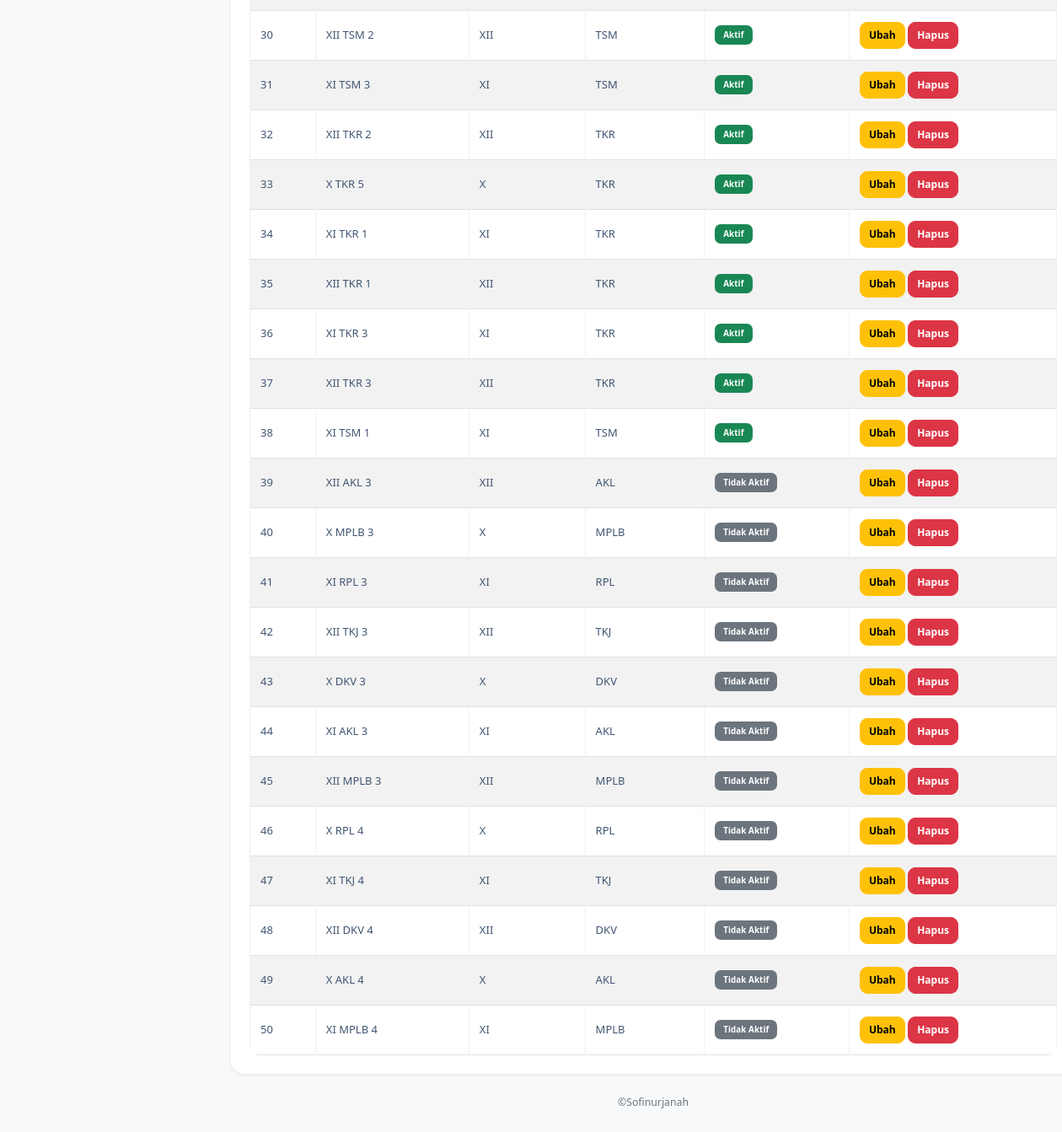
The page /data_kelas.php (signed in, lower part) on the database as committed earlier.
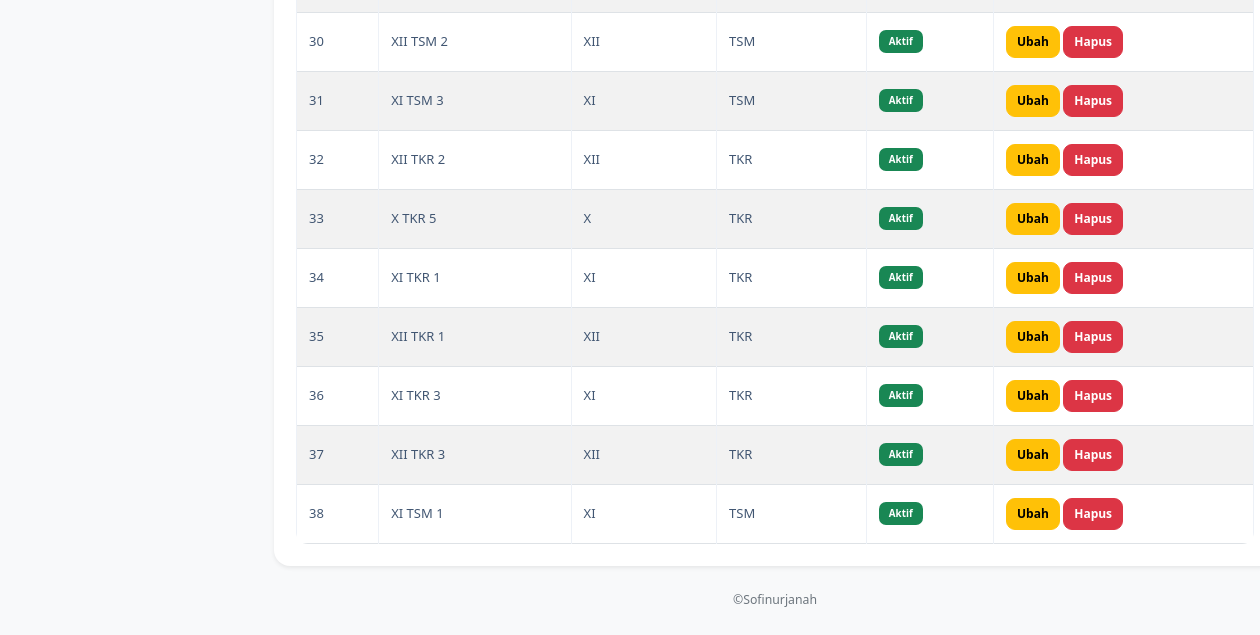
The same page on the database as committed later.
### tables this page shows
CREATE TABLE `t_kelas` (
  `id` int(11) NOT NULL,
  `nama` varchar(100) NOT NULL,
  `tingkat` varchar(20) NOT NULL,
  `jurusan` varchar(100) NOT NULL,
  `status_aktif` tinyint(1) NOT NULL,
  `created_at` timestamp NOT NULL DEFAULT current_timestamp(),
  `updated_at` timestamp NOT NULL DEFAULT current_timestamp()
);

### data_kelas.php (the view, shortened to what this page needs)
<?php
include "config/koneksi.php";
$role = strtolower($_SESSION['role']);
?>
<!DOCTYPE html>
<html lang="id">
<head>
    <link
        href="https://cdn.jsdelivr.net/npm/bootstrap@5.3.8/dist/css/bootstrap.min.css"
        rel="stylesheet"
    >
    <link
        href="https://cdn.datatables.net/3.1.4/css/dataTables.dataTables.min.css"
        rel="stylesheet"
    >
    <link rel="stylesheet" href="style.css">
</head>
<body class="bg-light">
<div class="container-fluid">
    <div class="row">
        <main class="col-md-9 col-lg-10 p-4">
            <div class="card border-0 shadow-sm">
                <div class="card-body">
                    <div class="table-responsive">
                        <table id="example"
                               class="table table-bordered table-striped table-hover align-middle mb-0">
                            <tbody>
                                <?php
                                $query_kelas = mysqli_query(
                                    $koneksi,
                                    "SELECT * FROM t_kelas ORDER BY id ASC"
                                );
                                $no = 1;
                                while ($kelas = mysqli_fetch_assoc($query_kelas)) {
                                ?>
                                    <tr>
                                        <td><?= $no++; ?></td>
                                        <td><?= htmlspecialchars($kelas['nama'], ENT_QUOTES, 'UTF-8'); ?></td>
                                        <td><?= htmlspecialchars($kelas['tingkat'], ENT_QUOTES, 'UTF-8'); ?></td>
                                        <td><?= htmlspecialchars($kelas['jurusan'], ENT_QUOTES, 'UTF-8'); ?></td>
                                        <td>
                                            <?php if ($kelas['status_aktif'] == 1) { ?>
                                                <span class="badge bg-success">Aktif</span>
                                            <?php } else { ?>
                                                <span class="badge bg-secondary">Tidak Aktif</span>
                                            <?php } ?>
                                        </td>
                                        <?php if ($role == "admin") { ?>
                                            <td class="text-nowrap">
                                                <a href="data_kelas.php?edit=<?= $kelas['id']; ?>"
                                                   class="btn btn-warning btn-sm">Ubah</a>
                                                <a href="data_kelas.php?hapus=<?= $kelas['id']; ?>"
                                                   class="btn btn-danger btn-sm"
                                                   onclick="return confirm('Yakin ingin menghapus data kelas ini?')">
                                                    Hapus
                                                </a>
                                            </td>
                                        <?php } ?>
                                    </tr>
                                <?php } ?>
                            </tbody>
                        </table>
                    </div>
                </div>
            </div>
            <p class="text-center text-secondary small mt-4">©Sofinurjanah</p>
        </main>
    </div>
</div>
</body>
</html>

Rows that differ between the two databases and show on the page:
removed t_kelas: nama "XII AKL 3", tingkat "XII", jurusan "AKL", status_aktif "Tidak Aktif"
removed t_kelas: nama "X MPLB 3", tingkat "X", jurusan "MPLB", status_aktif "Tidak Aktif"
removed t_kelas: nama "XI RPL 3", tingkat "XI", jurusan "RPL", status_aktif "Tidak Aktif"
removed t_kelas: nama "XII TKJ 3", tingkat "XII", jurusan "TKJ", status_aktif "Tidak Aktif"
removed t_kelas: nama "X DKV 3", tingkat "X", jurusan "DKV", status_aktif "Tidak Aktif"
removed t_kelas: nama "XI AKL 3", tingkat "XI", jurusan "AKL", status_aktif "Tidak Aktif"
removed t_kelas: nama "XII MPLB 3", tingkat "XII", jurusan "MPLB", status_aktif "Tidak Aktif"
removed t_kelas: nama "X RPL 4", tingkat "X", jurusan "RPL", status_aktif "Tidak Aktif"
removed t_kelas: nama "XI TKJ 4", tingkat "XI", jurusan "TKJ", status_aktif "Tidak Aktif"
removed t_kelas: nama "XII DKV 4", tingkat "XII", jurusan "DKV", status_aktif "Tidak Aktif"
removed t_kelas: nama "X AKL 4", tingkat "X", jurusan "AKL", status_aktif "Tidak Aktif"
removed t_kelas: nama "XI MPLB 4", tingkat "XI", jurusan "MPLB", status_aktif "Tidak Aktif"
